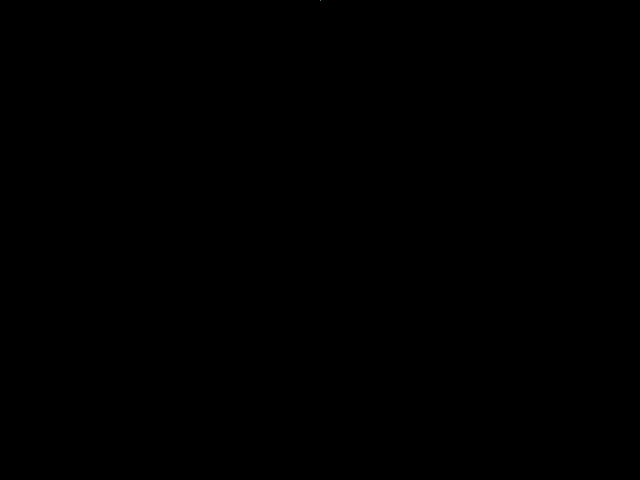
Frame 1 (no input)
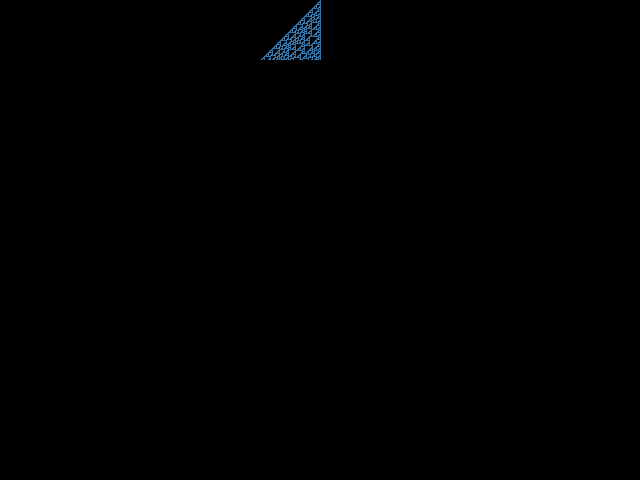
Frame 60 (the mouse pressed at the canvas centre just before this capture)
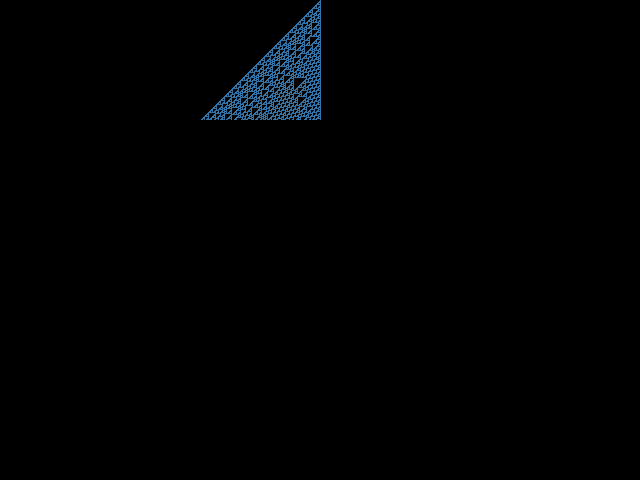
Frame 120 (the mouse held since frame 60 and released just before this capture)

The Processing sketch that drew these frames (run headless with seeded random() and noise(); from frame 60 on, the mouse is pressed at the canvas centre):

// Processing sketch: Sketch_6
// ── Sketch_6.pde
int[] rules = { 0, 1, 1, 0, 1, 1, 1, 0 };
int gen = 0; 
color on = color(50, 115, 168);
color off = color(0);

void setup() {
  size(640, 480);
  background(0);
  set(width / 2, 0, on); 
}

void draw() {

  for (int i = 1; i < width - 1; i++) {
    int left = get(i - 1, gen - 1); 
    int me = get(i, gen - 1); 
    int right = get(i + 1, gen - 1); 
    if (rules(left, me, right) == 1) {
      set(i, gen, on);
    }
  }
  gen++; 
  if (gen > height - 1) { 
    noLoop(); 
  }
}

int rules(color a, color b, color c) {
  if ((a == on) && (b == on) && (c == on)) {
    return rules[0];
  }
  if ((a == on) && (b == on) && (c == off)) {
    return rules[1];
  }
  if ((a == on) && (b == off) && (c == on)) {
    return rules[2];
  }
  if ((a == on) && (b == off) && (c == off)) {
    return rules[3];
  }
  if ((a == off) && (b == on) && (c == on)) {
    return rules[4];
  }
  if ((a == off) && (b == on) && (c == off)) {
    return rules[5];
  }
  if ((a == off) && (b == off) && (c == on)) {
    return rules[6];
  }
  if ((a == off) && (b == off) && (c == off)) {
    return rules[7];
  }
  return 0;
}
